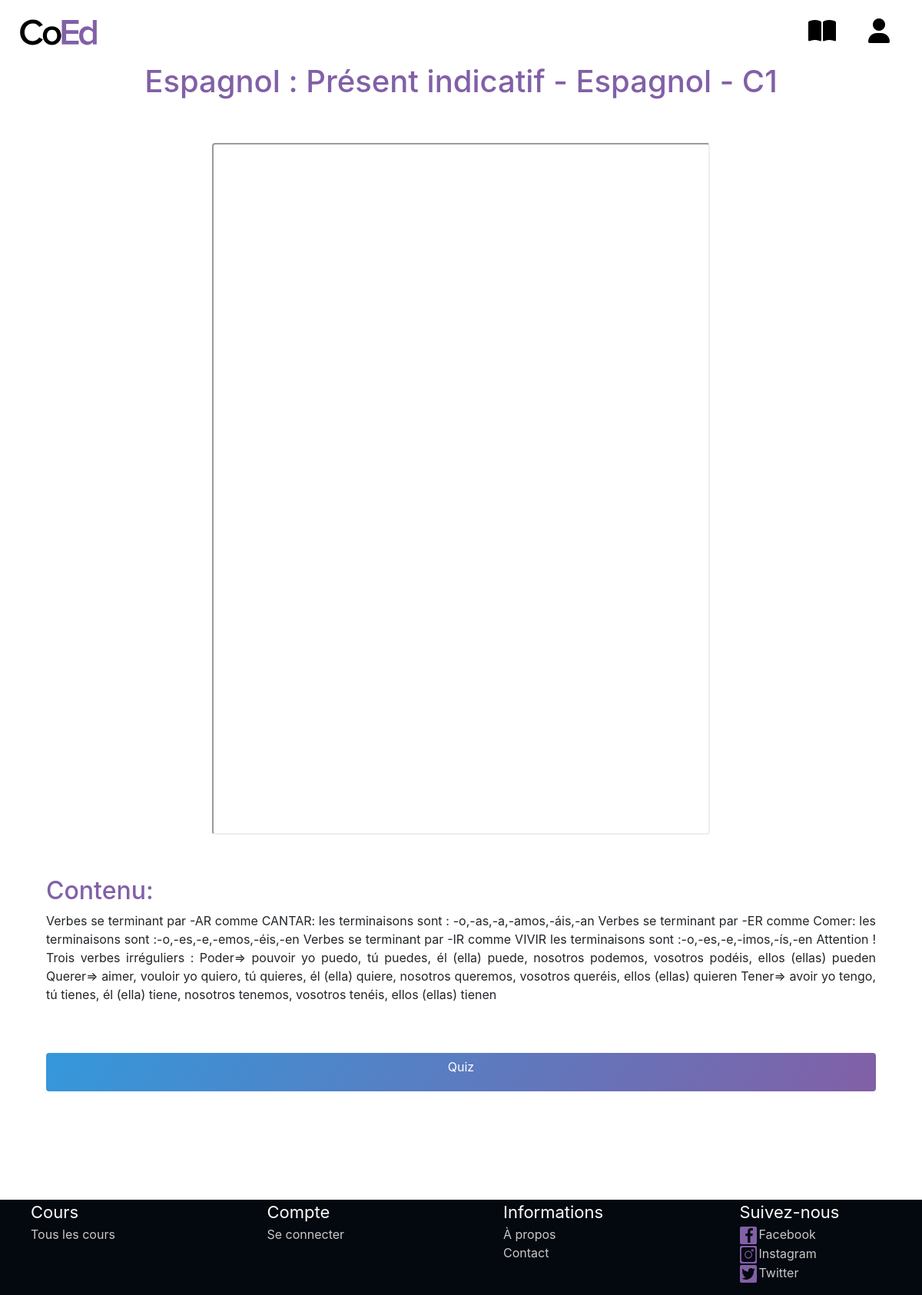
/index.php?page=coursdisplay&id=15, run on the app's committed database.
### tables this page shows
CREATE TABLE `courses` (
  `courseid` int(255) NOT NULL,
  `subject` varchar(100) NOT NULL,
  `title` varchar(1000) NOT NULL,
  `content` varchar(2000) NOT NULL,
  `url` varchar(2000) NOT NULL,
  `valide` varchar(10) DEFAULT NULL
);

### controller/courseController.php (called while the page is built, shortened)
<?php
include_once './models/Bdd.php';
function getCourseById($id){
    $Bdd = new Bdd();
    $course = $Bdd->getCourseById($id);
    return $course;
}
function getUrlQuizWithIdCourse($courseid){
    $Bdd = new Bdd();
    $result=$Bdd->getUrlQuizWithIdCourse($courseid);
    $urlQuiz=$result['quiz_url'];
    return $urlQuiz;
}

### models/Bdd.php (called while the page is built, shortened)
<?php
class Bdd
{
    private $connexion;
    public function __construct()
    {
        try {
            $this->connexion = new PDO('mysql:host=localhost;dbname=webpjt;charset=utf8', 'root', 'root');
        } catch (PDOException $Exception) {
            echo "Erreur de connexion à la base de donnée";
            exit;
        }
    }
    public function getCourseById($id)
    {
        $sql = 'SELECT * FROM courses where courseid = :id';
        $var = $this->connexion->prepare($sql);
        $var->execute([":id" => $id]);
        $course = $var->fetch(PDO::FETCH_ASSOC);
        return $course;
    }
    public function getUrlQuizWithIdCourse($courseid)
    {
        $sql = 'SELECT quiz_url FROM quiz WHERE courseid = :courseid';
        $var = $this->connexion->prepare($sql);
        $var->execute([":courseid" => $courseid]);
        $urlQuiz = $var->fetch(PDO::FETCH_ASSOC);
        return $urlQuiz;
    }
}

### views/coursedisplay.php (the view, shortened to what this page needs)
<!doctype html>
<html lang="en">
<head>
    <link rel="stylesheet" href="./styles/styledisplaycourse.css">
</head>
<body>
    <div class="tous">
        <?php
        include_once './controller/courseController.php';
        $course = getCourseById($_GET['id']);
        $UrlQuiz = getUrlQuizWithIdCourse($course['courseid']);
        echo  "<h1 class=\"text-center title\">" . $course['subject'] . ": " . $course['title'] . " </h1>
        <div class=\"container\">
        <div class=\"container course text-center\">
            <br>
            <br>";
        if ($course['url'] != null) {
            $split = explode(".", $course['url']);
            $ext = end($split);
            if ($ext == "pdf") {
                echo "<iframe class=\" rounded \" width=\"60%\" height=\"900px\" src=\"" . $course['url'] . "\"></iframe>";
            }
        }
        echo "</div>
        <br>
        <br>
        <div class=\"container rounded text-justify content\">
        <div class=\"\">
        <h2 class=\"title\">Contenu:</h2>
        <p>" . $course['content'] . "   </p>
        </div>
        </div>
        <br>
        <br>
        <div class=\"container buttons text-center\">
        <a href=\"index.php?page=quiz&id=" . $course['courseid'] . "&url=" . $UrlQuiz . "\" class=\"btn btn-purple\">Quiz</a>
        </div>";
        ?>
    </div>
    </div>
</body>
</html>

### styles/stylenavbar.css (style rules this page uses)
:root { --purple_web: #8160a7; --black_web: #04080f; --white_web: #fffffc; --grey_web: #c8c8c8; }
* { box-sizing: border-box; }
body { margin: 0; padding: 0; }

### styles/styledisplaycourse.css (style rules this page uses)
.tous { position: relative; min-height: 85vh; }
.btn-purple { display: block; width: 100%; height: 50px; border: none; background: linear-gradient(120deg, #3498DB, #8160A7, #3498DB); background-size: 200%; color: #fff; outline: none; cursor: pointer; transition: 0.5s; margin-bottom: 13%; }
.title { color: #8160A7; }

### data on the page
courses: subject "Espagnol", title "Présent indicatif - Espagnol - C1", content "Verbes se terminant par -AR comme CANTAR: les terminaisons sont : -o,-as,-a,-amos,-áis,-an Verbes se terminant par -ER comme Comer: les terminaisons sont :-o,-es,-e,-emos,-éis,-en Verbes se terminant par -IR comme VIVIR les terminaisons sont :-o,-es,-e,-imos,-ís,-en Attention ! Trois verbes irréguliers : Poder=> pouvoir yo puedo, tú puedes, él (ella) puede, nosotros podemos, vosotros podéis, ellos (ellas) pueden Querer=> aimer, vouloir yo quiero, tú quieres, él (ella) quiere, nosotros queremos, vosotros queréis, ellos (ellas) quieren Tener=> avoir yo tengo, tú tienes, él (ella) tiene, nosotros tenemos, vosotros tenéis, ellos (ellas) tienen"
